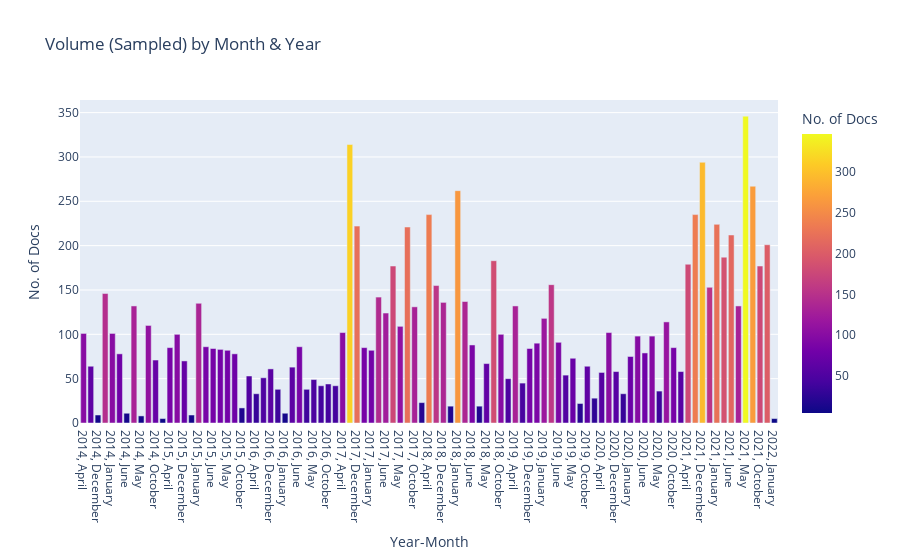

Here is the notebook cell this chart was saved with:
### Code cell
px.bar(
    count_by_ym,
    title="Volume (Sampled) by Month & Year",
    labels={
        "month_year": "Year-Month",
        "unique_count": "No. of Docs"
    },
    x="month_year",
    y="unique_count",
    color="unique_count"
)

### Figure 1 — Plotly figure (JSON) as saved in the notebook; plotly's stock layout.template omitted (floating-point values rounded to 4 significant figures)
{"data": [{"alignmentgroup": "True", "hovertemplate": "Year-Month=%{x}<br>No. of Docs=%{marker.color}<extra></extra>", "legendgroup": "", "marker": {"color": [101, 64, 9, 146, 101, 78, 11, 132, 8, 110, 71, 5, 85, 100, 70, 9, 135, 86, 84, 83, 82, 78, 17, 53, 33, 51, 61, 38, 11, 63, 86, 38, 49, 42, 44, 42, 102, 314, 222, 85, 82, 142, 124, 177, 109, 221, 131, 23, 235, 155, 136, 19, 262, 137, 88, 19, 67, 183, 100, 50, 132, 45, 84, 90, 118, 156, 91, 54, 73, 22, 64, 28, 57, 102, 58, 33, 75, 98, 79, 98, 36, 114, 85, 58, 179, 235, 294, 153, 224, 187, 212, 132, 346, 267, 177, 201, 5], "coloraxis": "coloraxis", "pattern": {"shape": ""}}, "name": "", "offsetgroup": "", "orientation": "v", "showlegend": false, "textposition": "auto", "type": "bar", "x": ["2014, April", "2014, August", "2014, December", "2014, February", "2014, January", "2014, July", "2014, June", "2014, March", "2014, May", "2014, November", "2014, October", "2014, September", "2015, April", "2015, August", "2015, December", "2015, February", "2015, January", "2015, July", "2015, June", "2015, March", "2015, May", "2015, November", "2015, October", "2015, September", "2016, April", "2016, August", "2016, December", "2016, February", "2016, January", "2016, July", "2016, June", "2016, March", "2016, May", "2016, November", "2016, October", "2016, September", "2017, April", "2017, August", "2017, December", "2017, February", "2017, January", "2017, July", "2017, June", "2017, March", "2017, May", "2017, November", "2017, October", "2017, September", "2018, April", "2018, August", "2018, December", "2018, February", "2018, January", "2018, July", "2018, June", "2018, March", "2018, May", "2018, November", "2018, October", "2018, September", "2019, April", "2019, August", "2019, December", "2019, February", "2019, January", "2019, July", "2019, June", "2019, March", "2019, May", "2019, November", "2019, October", "2019, September", "2020, April", "2020, August", "2020, December", "2020, February", "2020, January", "2020, July", "2020, June", "2020, March", "2020, May", "2020, November", "2020, October", "2020, September", "2021, April", "2021, August", "2021, December", "2021, February", "2021, January", "2021, July", "2021, June", "2021, March", "2021, May", "2021, November", "2021, October", "2021, September", "2022, January"], "xaxis": "x", "y": [101, 64, 9, 146, 101, 78, 11, 132, 8, 110, 71, 5, 85, 100, 70, 9, 135, 86, 84, 83, 82, 78, 17, 53, 33, 51, 61, 38, 11, 63, 86, 38, 49, 42, 44, 42, 102, 314, 222, 85, 82, 142, 124, 177, 109, 221, 131, 23, 235, 155, 136, 19, 262, 137, 88, 19, 67, 183, 100, 50, 132, 45, 84, 90, 118, 156, 91, 54, 73, 22, 64, 28, 57, 102, 58, 33, 75, 98, 79, 98, 36, 114, 85, 58, 179, 235, 294, 153, 224, 187, 212, 132, 346, 267, 177, 201, 5], "yaxis": "y"}], "layout": {"barmode": "relative", "coloraxis": {"colorbar": {"title": {"text": "No. of Docs"}}, "colorscale": [[0, "#0d0887"], [0.1111, "#46039f"], [0.2222, "#7201a8"], [0.3333, "#9c179e"], [0.4444, "#bd3786"], [0.5556, "#d8576b"], [0.6667, "#ed7953"], [0.7778, "#fb9f3a"], [0.8889, "#fdca26"], [1, "#f0f921"]]}, "legend": {"tracegroupgap": 0}, "title": {"text": "Volume (Sampled) by Month & Year"}, "xaxis": {"anchor": "y", "domain": [0, 1], "title": {"text": "Year-Month"}}, "yaxis": {"anchor": "x", "domain": [0, 1], "title": {"text": "No. of Docs"}}}}
